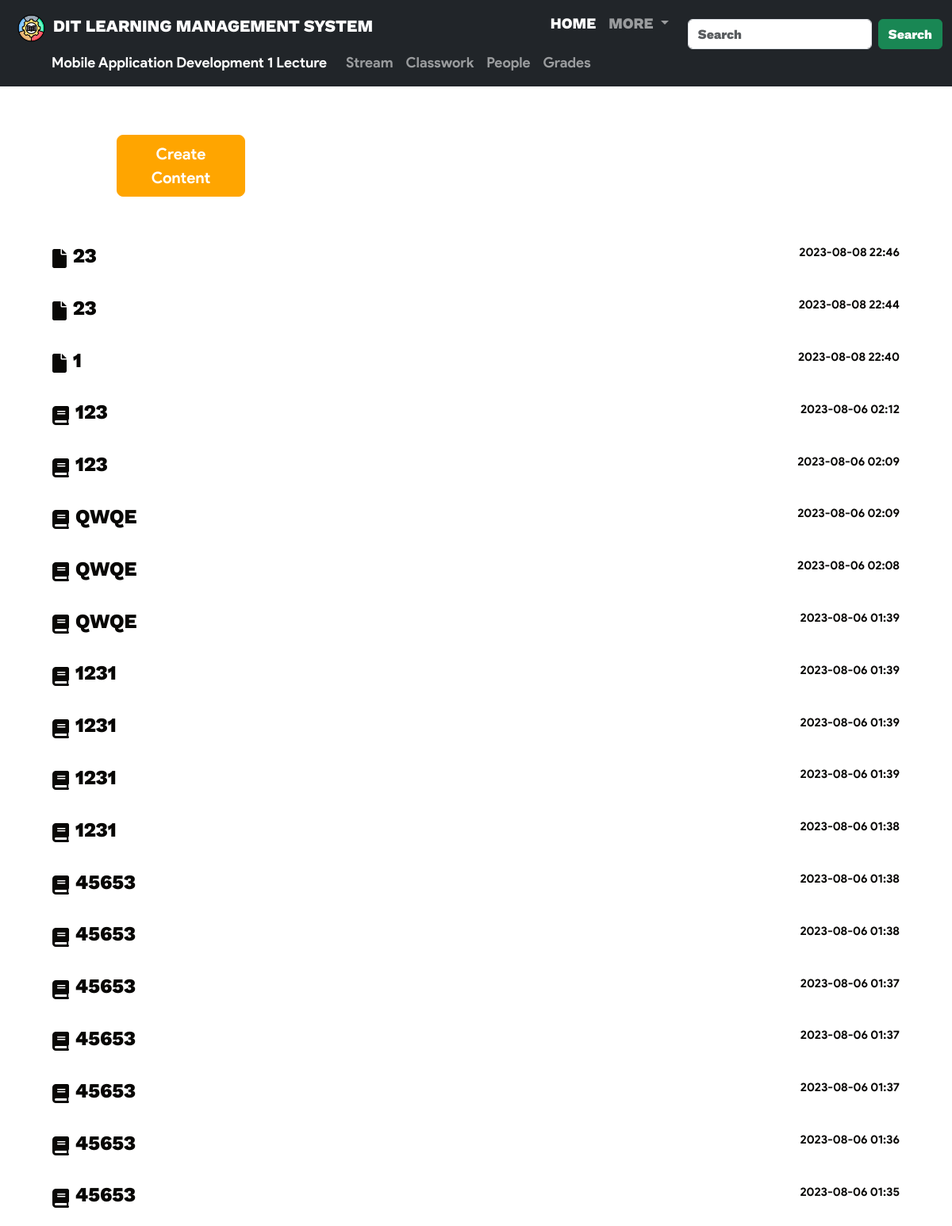
The app's page /teacher-classwork/1 (signed in) with its own data.
### website/models.py (models this page shows, shortened)
class Subj(db.Model, UserMixin):
    id = db.Column(db.Integer, primary_key=True)
    section = db.Column(db.String(150))
    course = db.Column(db.String(150))
    code = db.Column(db.String(150), unique=True)
    invCode = db.Column(db.String(150), unique=True)

class Material(db.Model):
    id = db.Column(db.Integer, primary_key=True)
    title = db.Column(db.String(150), nullable=False)
    content = db.Column(db.Text, nullable=False)
    file_path = db.Column(db.String(255))  # Store the file path
    created_at = db.Column(db.DateTime, default=datetime.utcnow)
    teacher_id = db.Column(db.Integer, db.ForeignKey('teacher.id'), nullable=False)
    teacher = db.relationship('Teacher', backref=db.backref('materials', lazy=True))
    subject_id = db.Column(db.Integer, db.ForeignKey('subj.id'), nullable=False)
    subject = db.relationship('Subj', backref=db.backref('materials', lazy=True))

class Announcement(db.Model):
    id = db.Column(db.Integer, primary_key=True)
    title = db.Column(db.String(150), nullable=False)
    content = db.Column(db.Text, nullable=False)
    created_at = db.Column(db.DateTime, default=datetime.utcnow)
    teacher_id = db.Column(db.Integer, db.ForeignKey('teacher.id'), nullable=False)
    teacher = db.relationship('Teacher', backref=db.backref('announcements', lazy=True))
    subject_id = db.Column(db.Integer, db.ForeignKey('subj.id'), nullable=False)
    subject = db.relationship('Subj', backref=db.backref('announcements', lazy=True))

### website/views.py (the view, shortened to what this page needs)
@views.route('/teacher-classwork/<int:subject_id>', methods=['GET', 'POST'])
@login_required
def teacher_classwork(subject_id):
    subject = Subj.query.get(subject_id)
    materials = Material.query.filter_by(subject_id=subject_id).order_by(Material.created_at.desc()).all()
    assignments = Assignment.query.filter_by(subject_id=subject_id).order_by(Assignment.created_at.desc()).all()
    quizzes = Quiz.query.filter(Quiz.subjects.any(id=subject_id)).order_by(Quiz.created_at.desc()).all()  # Query quizzes related to the subject
    if not subject:
        flash('Subject not found.', 'error')
        return redirect(url_for('student'))
    announcements = subject.announcements[::-1]
    for announcement in announcements:
        announcement.content_type = 'announcement'
    for material in materials:
        material.content_type = 'material'
    for assignment in assignments:
        assignment.content_type = 'assignment'
    for quiz in quizzes:
        quiz.content_type = 'quiz'
    content_list = announcements + materials + assignments + quizzes
    content_list.sort(key=lambda content: content.created_at, reverse=True)
    return render_template('teacher-classwork.html', user=current_user, subject=subject, content_list=content_list, subject_id=subject_id)

### website/templates/teacher-classwork.html (shortened to what this page needs)
{% extends "base.html" %}
{% block barnav %}
    {% include "navbar-teacher.html" %}
    {% include "navbar-teacher-secondary.html" %}
{% endblock %}
{% block content %}
<div class="container-fluid mt-5">
    <div class="row">
        <div class="col-md-2 offset-md-1 text-center">
            <a href="#" class="btn btn-primary btn-lg" role="button" data-bs-toggle="modal" data-bs-target="#contentModal">Create Content</a>
        </div>
    </div>
</div>
<div id="combinedAccordion" style="margin-top: 150px;" class="container-fluid mt-5">
    {% for content in content_list %}
        <div class="accordion-item">
            <h2 class="accordion-header" id="heading{{ content.id }}">
                <button class="accordion-button" type="button" data-bs-toggle="collapse" data-bs-target="#collapse{{ content.id }}" aria-expanded="false" aria-controls="collapse{{ content.id }}">
                    {% if content.content_type == 'announcement' %}
                        <i class="fas fa-book me-2"></i>
                    {% elif content.content_type == 'material' %}
                        <i class="fas fa-file me-2"></i>
                    {% elif content.content_type == 'assignment' %}
                        <i class="fas fa-tasks me-2"></i>
                    {% endif %}
                    <div class="accordion-button-content">
                        <h4 class="content-title">{{ content.title|upper }}</h4>
                        <div style="display: flex; align-items: center;">
                            <p style="font-family: 'ProductSansBold'; font-size: 15px; padding-right: 10px;">
                                {{ content.created_at.strftime('%Y-%m-%d %H:%M') }}
                            </p>
                        </div>
                    </div>
                </button>
            </h2>
        </div>
    {% endfor %}
</div>
{% endblock %}

### website/templates/base.html (shortened to what this page needs)
<!DOCTYPE html>
<html lang="en">
<head>
    <link href="https://cdn.jsdelivr.net/npm/bootstrap@5.3.1/dist/css/bootstrap.min.css" rel="stylesheet">
    <link rel="stylesheet" href="/static/styles.css" type="text/css">
    <link rel="stylesheet" href="https://cdnjs.cloudflare.com/ajax/libs/font-awesome/6.0.0-beta3/css/all.min.css">
</head>
<body>
    <nav class="navbar navbar-expand-lg bg-body-tertiary pl-10" style="font-family: 'ProdigySansExtraBold'; padding-left: 15px; font-size: 18px;">
      {% block barnav%}
      {% endblock %}
    </nav>
    <div class="container" style="color: #080705; margin-top: 20px;">
      {% block content%}
      {% endblock %}
    </div>
</body>
</html>

### website/templates/navbar-teacher.html (shortened to what this page needs)
<nav class="navbar navbar-dark bg-dark fixed-top">
  <div class="container-fluid">
    <a class="navbar-brand" href="/teacher">
      <img src="{{ url_for('static', filename='minilogo.png') }}" style="height: 35px; padding-right: 10px; padding-left: 10px;">DIT LEARNING MANAGEMENT SYSTEM
    </a>
    <div class="offcanvas offcanvas-end text-bg-dark" tabindex="-1" id="offcanvasDarkNavbar" aria-labelledby="offcanvasDarkNavbarLabel">
      <div class="offcanvas-body">
        <ul class="navbar-nav justify-content-end flex-grow-1 pe-3">
          <li class="nav-item">
            <a class="nav-link active" aria-current="page" href="/teacher">HOME</a>
          </li>
          <li class="nav-item dropdown">
            <a class="nav-link dropdown-toggle" href="#" role="button" data-bs-toggle="dropdown" aria-expanded="false">
              MORE
            </a>
          </li>
        </ul>
        <form class="d-flex mt-3" role="search">
          <input class="form-control me-2" type="search" placeholder="Search" aria-label="Search">
          <button class="btn btn-success" type="submit">Search</button>
        </form>
      </div>
    </div>
  </div>
</nav>
<link rel="stylesheet" href="https://cdnjs.cloudflare.com/ajax/libs/font-awesome/6.0.0-beta3/css/all.min.css">

### website/templates/navbar-teacher-secondary.html (shortened to what this page needs)
<nav class="navbar bg-dark" data-bs-theme="dark">
  <div class="container-fluid" style="margin-top: 50px; font-family: 'ProductSansBold'; padding-left: 65px;">
    <a class="navbar-brand" href="#" onclick="return teacherStream('{{ subject.id }}')" style="font-size: 18px;">{{ subject.course }}</a>
    <div class="collapse navbar-collapse" id="navbarNav">
      <ul class="navbar-nav">
        <li class="nav-item">
          <a class="nav-link aria-current="page" href="#" onclick="return teacherStream('{{ subject.id }}')">Stream</a>
        </li>
        <li class="nav-item">
          <a class="nav-link" aria-current="page" href="#" onclick="return teacherClasswork('{{ subject.id }}')">Classwork</a>
        </li>
        <li class="nav-item">
          <a class="nav-link" href="#" onclick="return teacherPeople('{{ subject.id }}')">People</a>
        </li>
        <li class="nav-item">
          <a class="nav-link" href="#" onclick="return teacherGrades('{{ subject.id }}')">Grades</a>
        </li>
      </ul>
    </div>
  </div>
</nav>

### website/templates/navbar-teacher-secondary.html (style rules this page uses)
.navbar { position: fixed; top: 0; width: 100%; left: 0; margin-left: 0; font-size: 18px; }

### website/templates/teacher-modal-quiz.html (style rules this page uses)
body { font-family: 'ProductSansBold', sans-serif; }

### website/templates/teacher-classwork.html (style rules this page uses)
body { margin-top: 70px; }
.accordion-header button { font-family: 'ProdigySansExtraBold'; font-size: 24px; padding-bottom: 15px; background-color: transparent; display: flex; align-items: center; padding-left: 10px; padding-top: 10px; border: 2px solid transparent; transition: border 0.2s; }
.accordion-button { border-radius: 20px; }
.accordion-button-content { flex: 1; display: flex; justify-content: space-between; align-items: center; }
.accordion-header button { font-family: 'ProdigySansExtraBold'; font-size: 24px; padding-bottom: 15px; background-color: transparent; display: flex; align-items: center; border-radius: 10px; padding-left: 10px; padding-top: 10px; border: 2px solid transparent; transition: border 0.2s; }
.btn-primary { background-color: #FFA500; border-color: #FFA500; color: white; margin-top: 100px; font-family: 'ProductSansBold'; }

### records on screen
Subj: course "Mobile Application Development 1 Lecture"
Material: title "23", created_at "2023-08-08 22:46"
Material: title "23", created_at "2023-08-08 22:44"
Material: title "1", created_at "2023-08-08 22:40"
Announcement: title "123", created_at "2023-08-06 02:12"
Announcement: title "123", created_at "2023-08-06 02:09"
Announcement: title "QWQE", created_at "2023-08-06 02:09"
Announcement: title "QWQE", created_at "2023-08-06 02:08"
Announcement: title "QWQE", created_at "2023-08-06 01:39"
Announcement: title "1231", created_at "2023-08-06 01:39"
Announcement: title "1231", created_at "2023-08-06 01:39"
Announcement: title "1231", created_at "2023-08-06 01:39"
Announcement: title "1231", created_at "2023-08-06 01:38"
Announcement: title "45653", created_at "2023-08-06 01:38"
Announcement: title "45653", created_at "2023-08-06 01:38"
Announcement: title "45653", created_at "2023-08-06 01:37"
Announcement: title "45653", created_at "2023-08-06 01:37"
Announcement: title "45653", created_at "2023-08-06 01:37"
Announcement: title "45653", created_at "2023-08-06 01:36"
Announcement: title "45653", created_at "2023-08-06 01:35"
